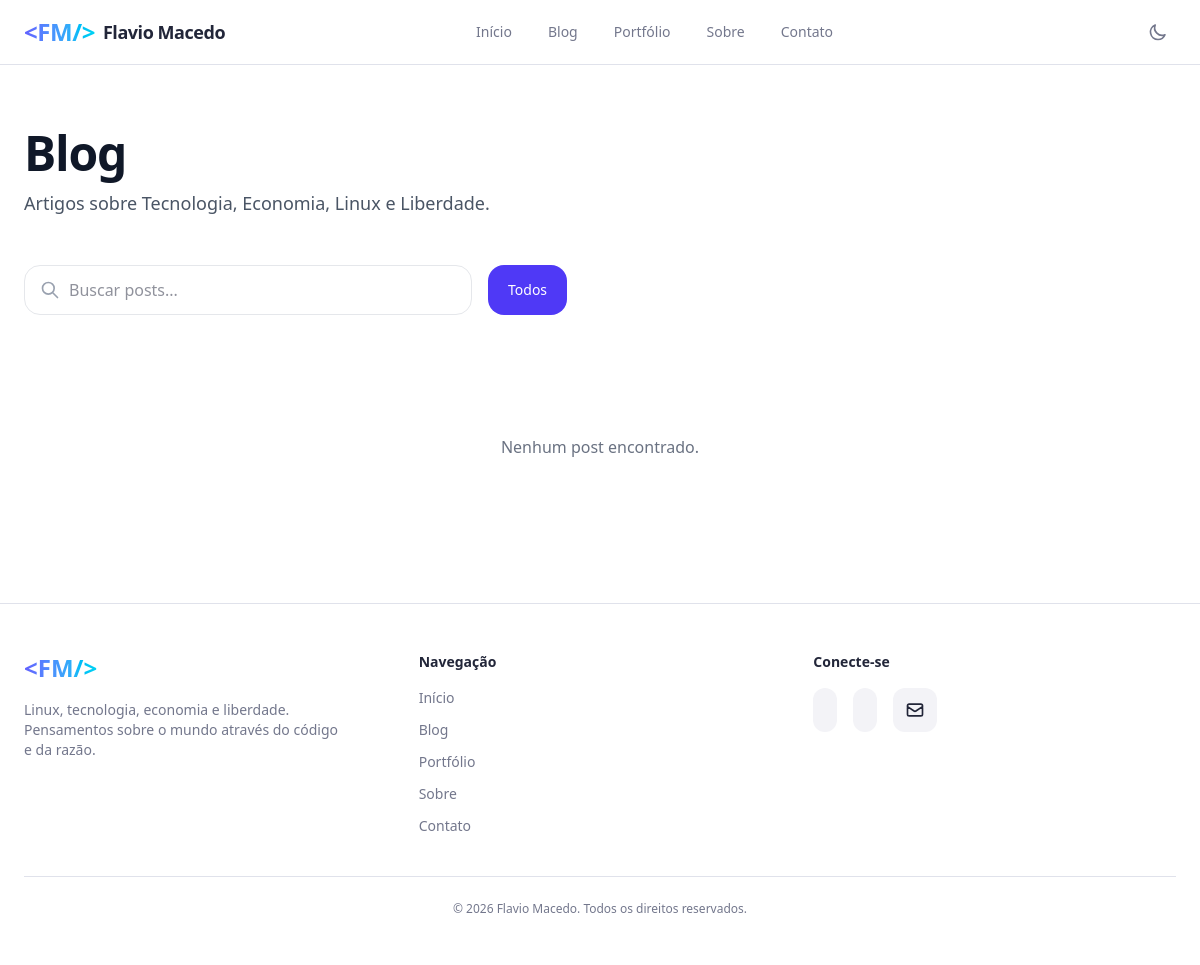
The page /blog/ on the database as committed earlier.
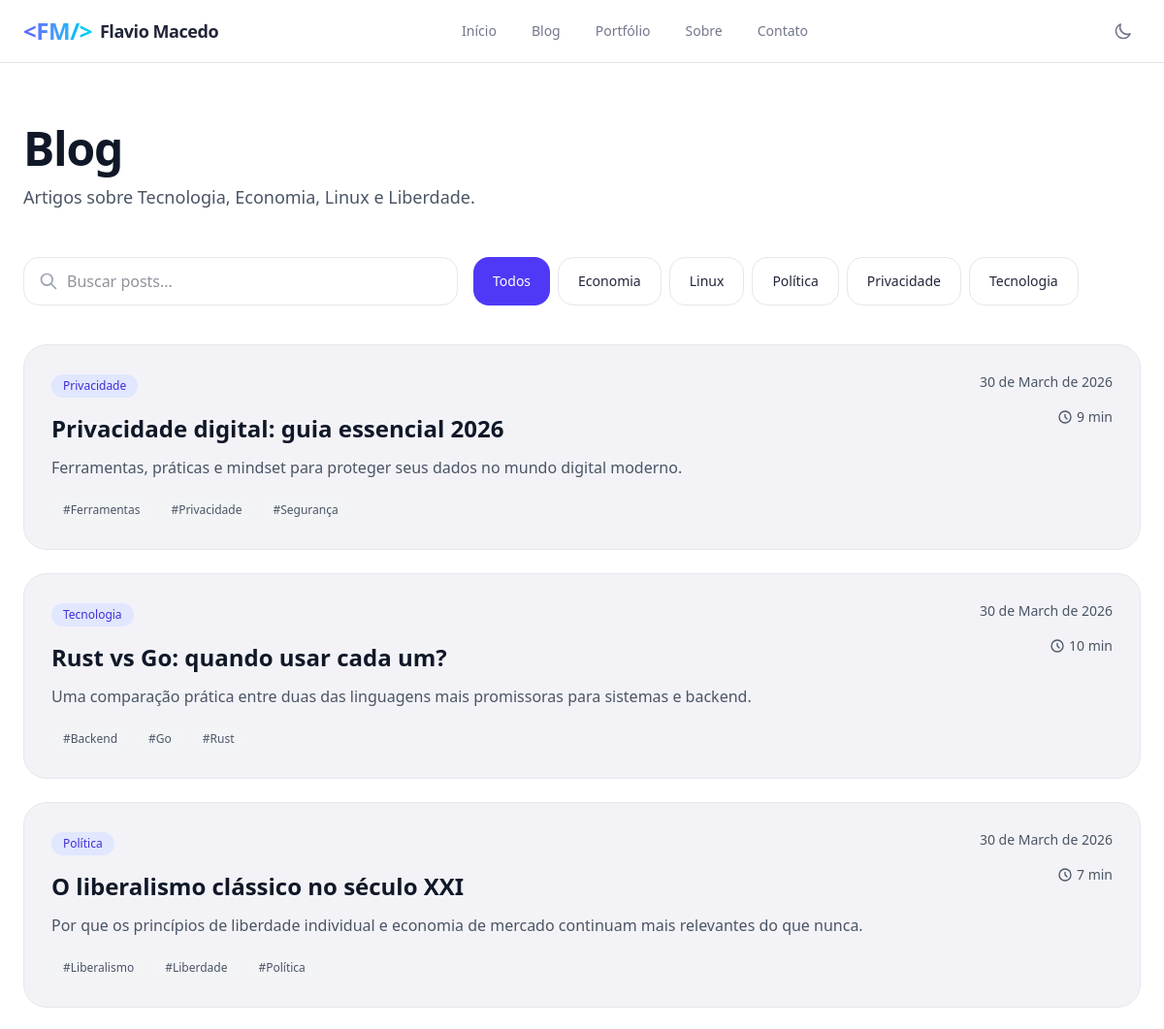
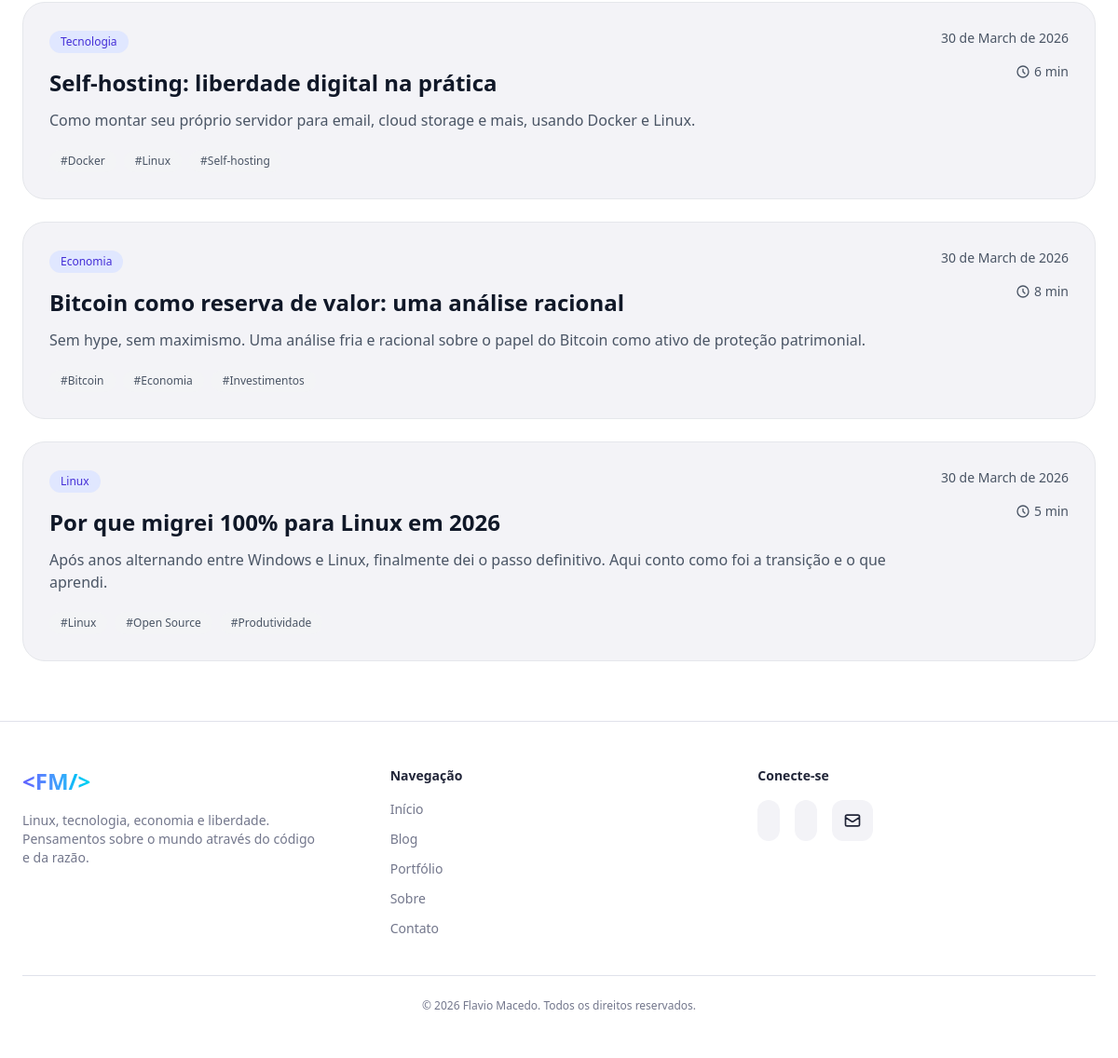
The same page on the database as committed later (2 pictures, top to bottom).
### blog/models.py (models this page shows, shortened)
class Category(models.Model):
    name = models.CharField(max_length=60, unique=True)
    slug = models.SlugField(max_length=70, unique=True)
    description = models.TextField(blank=True, null=True)
    icon = models.CharField(max_length=50, blank=True, help_text="Nome do ícone (ex: terminal, cpu, treding-up)")
    class Meta:
        verbose_name = "Categoria"
        verbose_name_plural = "Categorias"
        ordering = ['name']

class Post(models.Model):
    title = models.CharField(max_length=200)
    slug = models.SlugField(unique=True)
    content = CKEditor5Field('Conteúdo', config_name='extends')
    excerpt = models.TextField(blank=True)
    category = models.ForeignKey(Category, on_delete=models.CASCADE)
    tags = models.ManyToManyField(Tag, blank=True)
    published_at = models.DateTimeField(auto_now_add=True)
    read_time = models.PositiveIntegerField(default=5)
    views = models.PositiveIntegerField(default=0)

class Tag(models.Model):
    name = models.CharField(max_length=40, unique=True)
    slug = models.SlugField(max_length=50, unique=True)
    class Meta:
        verbose_name = "Tag"
        verbose_name_plural = "Tags"
        ordering =['name']

### blog/views.py (the view)
# urls.py: path("blog/", views.BlogListView.as_view(), name="blog_list"),
class BlogListView(ListView):
    model = Post
    template_name = 'blog_list.html'
    context_object_name = 'posts'
    paginate_by = 9
    def get_queryset(self) -> QuerySet[Any]:
        return Post.objects.select_related('category').prefetch_related('tags').order_by('-published_at')
    def get_context_data(self, **kwargs: Any) -> dict[str, Any]:
        context = super().get_context_data(**kwargs)
        context['categories'] = Category.objects.all().order_by('name')
        return context

### blog/templates/blog_list.html (shortened to what this page needs)
{% extends 'base.html' %}
{% load static %}
{% load lucide %}
{% block content %}
    <div class="container mx-auto px-6 py-16">
        <div class="max-w-2xl mb-12">
            <h1 class="text-4xl md:text-5xl font-bold tracking-tight text-gray-900 dark:text-white">Blog</h1>
            <p class="mt-3 text-lg text-gray-600 dark:text-gray-400">
                Artigos sobre Tecnologia, Economia, Linux e Liberdade.
            </p>
        </div>
        <div class="flex flex-col lg:flex-row gap-4 mb-10">
            <div class="relative flex-1 max-w-md">
                <svg xmlns="http://www.w3.org/2000/svg" class="absolute left-4 top-1/2 -translate-y-1/2 h-5 w-5 text-gray-400" fill="none" viewBox="0 0 24 24" stroke="currentColor">
                    <path stroke-linecap="round" stroke-linejoin="round" stroke-width="2" d="M21 21l-6-6m2-5a7 7 0 01-14 0 7 7 0 0114 0z" />
                </svg>
                <input
                    type="text"
                    id="search-input"
                    placeholder="Buscar posts..."
                    class="w-full pl-11 pr-4 py-3 bg-white dark:bg-gray-900 border border-gray-200 dark:border-gray-700 rounded-2xl focus:ring-2 focus:ring-indigo-500"
                    onkeyup="filterPosts()"
                >
            </div>
            <div class="flex flex-wrap gap-2" id="category-filters">
                <button
                    onclick="filterByCategory('all')"
                    data-category="all"
                    class="category-btn active px-5 py-2.5 text-sm font-medium rounded-2xl bg-indigo-600 text-white">
                        Todos
                </button>
                {% for cat in categories %}
                    <button
                        onclick="filterByCategory('{{ cat.slug }}')"
                        data-category="{{ cat.slug }}"
                        class="category-btn px-5 py-2.5 text-sm font-medium rounded-2xl border border-gray-200 dark:border-gray-700 hover:bg-gray-100 dark:hover:bg-gray-800 transition-colors"
                    >
                        {{ cat.name }}
                    </button>
                {% endfor %}
            </div>
        </div>
        <div class="grid gap-6" id="posts-container">
            {% for post in posts %}
                <article class="post-card group bg-muted border border-gray-200 dark:border-gray-700 rounded-3xl p-7 hover:shadow-xl dark:hover:shadow-indigo-500 transition-all duration-300 hover:-translate-y-1"
                    data-category="{{ post.category.slug|default:''|lower }}" >
                    <div class="flex flex-col md:flex-row md:items-start gap-6">
                        <div class="flex-1">
                            <span class="inline-block px-3 py-1 text-xs font-medium bg-indigo-100 dark:bg-indigo-900 text-indigo-700 dark:text-indigo-300 rounded-full">
                                {{ post.category.name }}
                            </span>
                            <h2 class="mt-4 text-2xl font-bold text-gray-900 dark:text-white group-hover:text-indigo-600 dark:group-hover:text-indigo-400 transition-colors">
                                <a href="{% url 'blog:post_detail' post.slug %}">{{ post.title }}</a>
                            </h2>
                            <p class="mt-3 text-gray-600 dark:text-gray-400 line-clamp-2">
                                {{ post.excerpt }}
                            </p>
                            <div class="mt-5 flex flex-wrap gap-2">
                                {% for tag in post.tags.all %}
                                    <span class="text-xs px-3 py-1 bg-gray-100 dark:bg-gray-800 text-gray-600 dark:text-gray-400 rounded-full">
                                        #{{ tag.name }}
                                    </span>
                                {% endfor %}
                            </div>
                        </div>
                        <div class="flex md:flex-col items-center md:items-end gap-4 text-sm text-gray-600 dark:text-gray-400 whitespace-nowrap">
                            <span>{{ post.published_at|date:"d \d\e F \d\e Y"}}</span>
                            <span class="flex items-center gap-1">
                                <svg xmlns="http://www.w3.org/2000/svg" class="h-4 w-4" fill="none" viewBox="0 0 24 24" stroke="currentColor">
                                    <path stroke-linecap="round" stroke-linejoin="round" stroke-width="2" d="M12 8v4l3 3m6-3a9 9 0 01-18 0 9 9 0 0118 0z" />
                                </svg>
                                {{ post.read_time|default:5 }} min
                            </span>
                        </div>
                    </div>
                </article>
            {% empty %}
                <p class="text-center text-gray-500 py-20">Nenhum post encontrado.</p>
            {% endfor %}
        </div>
    </div>
{% endblock content %}

### theme/templates/base.html (shortened to what this page needs)
{% load static tailwind_tags %}
{% load lucide %}
<!DOCTYPE html>
<html lang="pt-br"
    class="scroll-smooth"
    x-data="{
        darkMode: localStorage.theme === 'dark' || (!('theme' in localStorage) && window.matchMedia('(prefers-color-scheme: dark)').matches)
    }"
    :class="{ 'dark': darkMode }">
<head>
    {% tailwind_css %}
    <link rel="stylesheet" href="{% static 'css/output.css' %}">
</head>
<body class="min-h-screen flex flex-col bg-background text-foreground">
    <header class="sticky top-0 z-50 border-b border-border bg-background/80 backdrop-blur-xl">
        <div class="container mx-auto px-6 h-16 flex items-center justify-between">
            <a href="#" class="flex items-center gap-2 font-bold text-lg tracking-tight">
                <span class="text-2xl font-extrabold bg-linear-to-r from-indigo-500 to-cyan-400 bg-clip-text text-transparent">&lt;FM/&gt;</span>
                <span class="hidden sm:inline">Flavio Macedo</span>
            </a>
            <nav class="hidden md:flex items-center gap-1">
                <a
                    href="{% url 'blog:index' %}"
                    class="px-4 py-2 rounded-md text-sm font-medium transition-colors hover:bg-muted text-muted-foreground hover:text-indigo-500"
                >
                    Início
                </a>
                <a
                    href="{% url 'blog:blog_list' %}"
                    class="px-4 py-2 rounded-md text-sm font-medium transition-colors hover:bg-muted text-muted-foreground hover:text-indigo-500"
                >
                    Blog
                </a>
                <a
                    href="{% url 'blog:portfolio' %}"
                    class="px-4 py-2 rounded-md text-sm font-medium transition-colors hover:bg-muted text-muted-foreground hover:text-indigo-500"
                >
                    Portfólio
                </a>
                <a href="{% url 'blog:about' %}" class="px-4 py-2 rounded-md text-sm font-medium transition-colors hover:bg-muted text-muted-foreground hover:text-indigo-500">Sobre</a>
                <a href="{% url 'blog:contato' %}" class="px-4 py-2 rounded-md text-sm font-medium transition-colors hover:bg-muted text-muted-foreground hover:text-indigo-500">Contato</a>
            </nav>
            <div class="flex items-center gap-3">
                <a
                    href="https://github.com/Flaviohmm"
                    target="_blank"
                    rel="noopener noreferrer"
                    class="p-2 rounded-md text-muted-foreground hover:text-foreground transition-colors"
                >
                </a>
                <a
                    href="https://x.com/Flaviohm_2"
                    target="_blank"
                    rel="noopener noreferrer"
                    class="p-2 rounded-md text-muted-foreground hover:text-foreground transition-colors"
                >
                </a>
                <button @click="darkMode = !darkMode; localStorage.theme = darkMode ? 'dark' : 'light'"
                        class="p-2 rounded-md text-muted-foreground hover:text-indigo-500 transition-colors">
                    <span x-show="!darkMode" class="block">
                        <svg xmlns="http://www.w3.org/2000/svg" class="h-5 w-5" fill="none" viewBox="0 0 24 24" stroke="currentColor">
                            <path stroke-linecap="round" stroke-linejoin="round" stroke-width="2" d="M20.354 15.354A9 9 0 018.646 3.646 9.003 9.003 0 0012 21a9.003 9.003 0 008.354-5.646z" />
                        </svg>
                    </span>
                </button>
            </div>
        </div>
    </header>
    <main class="flex-1">
        {% block content %}{% endblock content %}
    </main>
    <footer class="border-t border-border bg-card/50 mt-auto">
        <div class="container mx-auto px-6 py-12">
            <div class="grid grid-cols-1 md:grid-cols-3 gap-8">
                <div>
                    <a href="#" class="text-2xl font-extrabold bg-linear-to-r from-indigo-500 to-cyan-400 bg-clip-text text-transparent">&lt;FM/&gt;</a>
                    <p class="mt-4 text-sm text-muted-foreground max-w-xs">
                        Linux, tecnologia, economia e liberdade.<br>
                        Pensamentos sobre o mundo através do código e da razão.
                    </p>
                </div>
                <div>
                    <h4 class="font-semibold text-sm mb-4">Navegação</h4>
                    <div class="flex flex-col gap-3 text-sm">
                        <a href="{% url 'blog:index' %}" class="text-muted-foreground hover:text-indigo-500">Início</a>
                        <a href="{% url 'blog:blog_list' %}" class="text-muted-foreground hover:text-indigo-500">Blog</a>
                        <a href="{% url 'blog:portfolio' %}" class="text-muted-foreground hover:text-indigo-500">Portfólio</a>
                        <a href="{% url 'blog:about' %}" class="text-muted-foreground hover:text-indigo-500">Sobre</a>
                        <a href="{% url 'blog:contato' %}" class="text-muted-foreground hover:text-indigo-500">Contato</a>
                    </div>
                </div>
                <div>
                    <h4 class="font-semibold text-sm mb-4">Conecte-se</h4>
                    <div class="flex gap-4">
                        <a
                            href="https://github.com/Flaviohmmm"
                            target="_blank"
                            class="p-3 rounded-2xl bg-muted hover:bg-muted/80 transition-all flex items-center justify-center"
                        >
                        </a>
                        <a
                            href="https://x.com/Flaviohm_2"
                            target="_blank"
                            class="p-3 rounded-2xl bg-muted hover:bg-muted/80 transition-all flex items-center justify-center"
                        >
                        </a>
                        <a href="mailto:fhenrique609@gmail.com" class="p-3 rounded-xl bg-muted hover:bg-muted/80  transition-colors">
                            <svg xmlns="http://www.w3.org/2000/svg" class="h-5 w-5 hover:text-indigo-500" fill="none" viewBox="0 0 24 24" stroke="currentColor"><path stroke-linecap="round" stroke-linejoin="round" stroke-width="2" d="M3 8l7.89 5.26a2.01 2.01 0 002.22 0L21 8M5 19h14a2 2 0 002-2V7a2 2 0 00-2-2H5a2 2 0 00-2 2v10a2 2 0 002 2" /></svg>
                        </a>
                    </div>
                </div>
            </div>
            <div class="mt-10 pt-6 border-t border-border text-center text-xs text-muted-foreground">
                © {% now "Y" %} Flavio Macedo. Todos os direitos reservados.
            </div>
        </div>
    </footer>
</body>
</html>

Rows that differ between the two databases and show on the page:
added Category: name "Economia"
added Category: name "Linux"
added Category: name "Política"
added Category: name "Privacidade"
added Category: name "Tecnologia"
added Post: category.name "Privacidade", title "Privacidade digital: guia essencial 2026", excerpt "Ferramentas, práticas e mindset para proteger seus dados no mundo digital moderno.", published_at "30 de March de 2026", read_time "9"
added Tag: name "Ferramentas", shown under "Privacidade"
added Tag: name "Privacidade"
added Tag: name "Segurança", shown under "Privacidade"
added Post: category.name "Tecnologia", title "Rust vs Go: quando usar cada um?", excerpt "Uma comparação prática entre duas das linguagens mais promissoras para sistemas e backend.", published_at "30 de March de 2026", read_time "10"
added Tag: name "Backend", shown under "Tecnologia"
added Tag: name "Go", shown under "Tecnologia"
added Tag: name "Rust", shown under "Tecnologia"
added Post: category.name "Política", title "O liberalismo clássico no século XXI", excerpt "Por que os princípios de liberdade individual e economia de mercado continuam mais relevantes do que nunca.", published_at "30 de March de 2026", read_time "7"
added Tag: name "Liberalismo", shown under "Política"
added Tag: name "Liberdade", shown under "Política"
added Tag: name "Política"
added Post: category.name "Tecnologia", title "Self-hosting: liberdade digital na prática", excerpt "Como montar seu próprio servidor para email, cloud storage e mais, usando Docker e Linux.", published_at "30 de March de 2026", read_time "6"
added Tag: name "Docker", shown under "Tecnologia"
added Tag: name "Linux"
added Tag: name "Self-hosting", shown under "Tecnologia"
added Post: category.name "Economia", title "Bitcoin como reserva de valor: uma análise racional", excerpt "Sem hype, sem maximismo. Uma análise fria e racional sobre o papel do Bitcoin como ativo de proteção patrimonial.", published_at "30 de March de 2026", read_time "8"
added Tag: name "Bitcoin", shown under "Economia"
added Tag: name "Economia"
added Tag: name "Investimentos", shown under "Economia"
added Post: category.name "Linux", title "Por que migrei 100% para Linux em 2026", excerpt "Após anos alternando entre Windows e Linux, finalmente dei o passo definitivo. Aqui conto como foi a transição e o que aprendi.", published_at "30 de March de 2026", read_time "5"
added Tag: name "Open Source", shown under "Linux"
added Tag: name "Produtividade", shown under "Linux"
Other text that changed with them:
text no longer shown: "Nenhum post encontrado."
